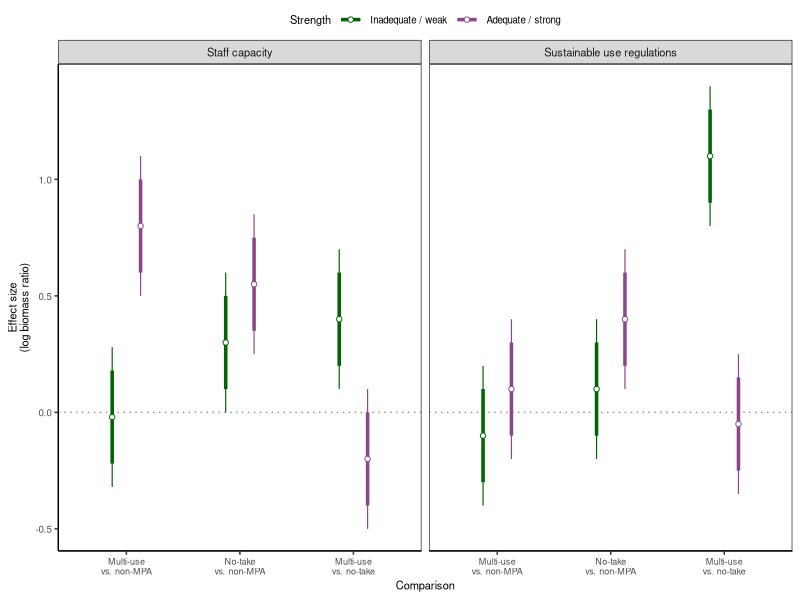

Here is the R script that generated this plot: (Note: this script raises an error after producing the figure.)

# Clear workspace
rm(list = ls())

# Setup
################################################################################

# Packages
library(tidyverse)

# Directories
plotdir <- "figures"

# Simulate data
################################################################################

# Read data
data_orig <- readxl::read_excel("data/fig5_data.xlsx") %>%
  mutate(effect_sd=0.2,
         effect_sd2=0.3,
         effect_lo=effect - effect_sd,
         effect_hi=effect + effect_sd,
         effect_lo2=effect - effect_sd2,
         effect_hi2=effect + effect_sd2,
         level=recode_factor(level,
                             "inadequate"="Inadequate / weak",
                             "adequate"="Adequate / strong"),
         comparison=recode_factor(comparison,
                                  "MU:0"="Multi-use\nvs. non-MPA",
                                  "NT:0"="No-take\nvs. non-MPA",
                                  "NT:MU|MU"="Multi-use\nvs. no-take"))


# Plot data
################################################################################

# Base theme
base_theme <- theme(axis.text=element_text(size=7),
                    axis.text.x=element_text(size=6.5),
                    axis.title=element_text(size=8),
                    legend.text=element_text(size=7),
                    legend.title=element_text(size=8),
                    strip.text = element_text(size=8),
                    plot.tag=element_text(size=9),
                    # Gridlines
                    panel.grid.major = element_blank(),
                    panel.grid.minor = element_blank(),
                    panel.background = element_blank(),
                    axis.line = element_line(colour = "black"))

# Plot effects
g <- ggplot(data_orig, aes(x=comparison, y=effect, color=level)) +
  facet_wrap(~category) +
  # Reference line
  geom_hline(yintercept=0, color="grey60", linetype="dotted") +
  # Data
  geom_errorbar(position=position_dodge(width=0.5), width=0,
                mapping=aes(ymin=effect_lo2, ymax=effect_hi2), linewidth=0.4) +
  geom_errorbar(position=position_dodge(width=0.5), width=0,
                mapping=aes(ymin=effect_lo, ymax=effect_hi), linewidth=1.2) +
  geom_point(position=position_dodge(width=0.5), pch=21, fill="white") +
  # Labels
  labs(x="Comparison", y="Effect size\n(log biomass ratio)") +
  # Legend
  scale_color_manual(name="Strength", values=c("darkgreen", "orchid4")) +
  # Theme
  theme_bw() + base_theme +
  theme(legend.position = "top",
        legend.margin = margin(c(0,0,-5,0)))
g


# Export
ggsave(g, filename=file.path(plotdir, "Fig4_another_fig.png"),
       width=4.5, height=2.75, units="in", dpi=600)

